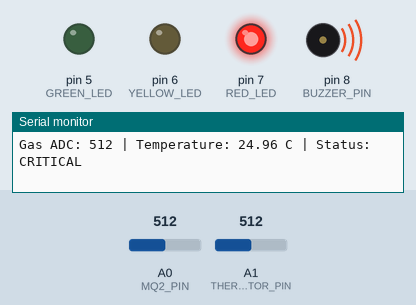
The sketch below on a simulated Arduino Uno, built with avr-gcc and run on an emulated ATmega328P. Parts: output pins drawn as LEDs (lit = HIGH), buzzer (waves = sounding), the last lines printed to the serial monitor. The inputs (shaded band) are chosen by the test bench; at power-on: A0 (MQ2_PIN) = 512, A1 (THERMISTOR_PIN) = 512.

Above: at 1.8 s.
1.9 s: A0 (MQ2_PIN) set to 457
3.4 s: A0 (MQ2_PIN) set to 433
At 4.5 s:
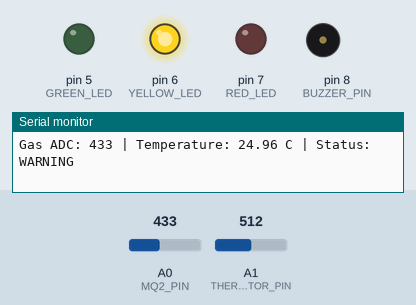
5.0 s: A1 (THERMISTOR_PIN) set to 319
6.5 s: A1 (THERMISTOR_PIN) set to 302
At 6.8 s:
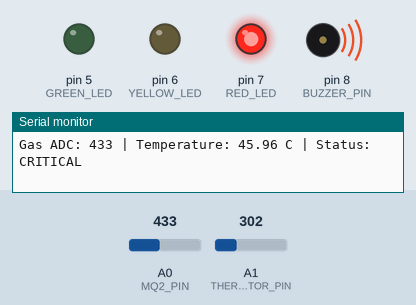
8.0 s: A1 (THERMISTOR_PIN) set to 511
At 9.2 s:
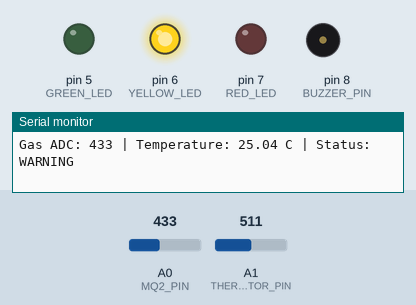
9.5 s: A1 (THERMISTOR_PIN) set to 306
At 10.3 s:
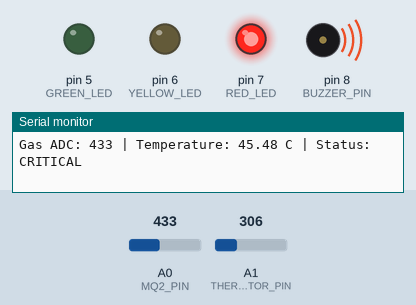
Timing chart, 0 to 12.0 s (numbered marks = the images above; inputs shaded):
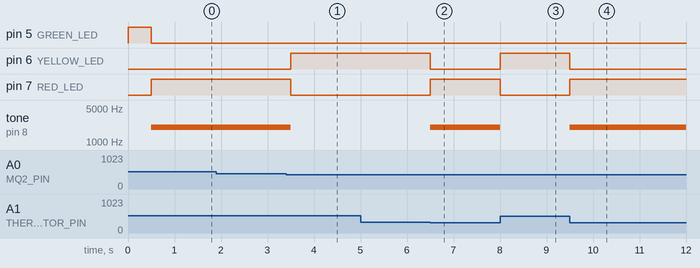

Measured:
- the behaviour switches between 450 and 449 on A0 (MQ2_PIN) (found by bisection; images 0 and 1)
- the behaviour switches between 311 and 310 on A1 (THERMISTOR_PIN) (found by bisection; images 1 and 2)
- after the input at 3.4 s, pin 6 (YELLOW_LED): LOW → HIGH after 0.10 s; pin 7 (RED_LED): HIGH → LOW after 0.10 s; tone on pin 8 (BUZZER_PIN): 2000 Hz → silent after 0.10 s
- after the input at 6.5 s, pin 6 (YELLOW_LED): HIGH → LOW at once; pin 7 (RED_LED): LOW → HIGH at once; tone on pin 8 (BUZZER_PIN): silent → 2000 Hz at once
- after the input at 8.0 s, pin 6 (YELLOW_LED): LOW → HIGH at once; pin 7 (RED_LED): HIGH → LOW at once; tone on pin 8 (BUZZER_PIN): 2000 Hz → silent at once
- after the input at 9.5 s, pin 6 (YELLOW_LED): HIGH → LOW at once; pin 7 (RED_LED): LOW → HIGH at once; tone on pin 8 (BUZZER_PIN): silent → 2000 Hz at once

The sketch:

Safer_campus_environment_monitor.ino
```cpp
// 1. PIN CONFIGURATION
const byte MQ2_PIN = A0;
const byte THERMISTOR_PIN = A1;
const byte GREEN_LED = 5;
const byte YELLOW_LED = 6;
const byte RED_LED = 7;
const byte BUZZER_PIN = 8;

// 2. SENSOR CONFIGURATION
const float SERIES_RESISTOR = 10000.0;
const float NOMINAL_RESISTANCE = 10000.0;
const float NOMINAL_TEMPERATURE = 25.0;
const float BETA_VALUE = 3950.0;

// 3. THRESHOLD CONFIGURATION
const int GAS_WARNING = 300;
const int GAS_CRITICAL = 450;
const float TEMP_WARNING = 35.0;
const float TEMP_CRITICAL = 45.0;

// 4. SYSTEM VARIABLES
int gasValue = 0;
float temperature = 0.0;
enum EnvironmentState {
  NORMAL,
  WARNING,
  CRITICAL
};

EnvironmentState currentState = NORMAL;

// 5. TIMING
unsigned long previousReadTime = 0;
const unsigned long SENSOR_INTERVAL = 500;

// 6. TEMPERATURE CALCULATION
float readTemperature() {
  int adcValue = analogRead(THERMISTOR_PIN);

  if (adcValue <= 0 || adcValue >= 1023) {
    return -999.0;
  }

  float resistance =
    SERIES_RESISTOR *
    ((float)adcValue / (1023.0 - adcValue));

  float steinhart =
    resistance / NOMINAL_RESISTANCE;

  steinhart = log(steinhart);

  steinhart /= BETA_VALUE;

  steinhart +=
    1.0 / (NOMINAL_TEMPERATURE + 273.15);

  steinhart = 1.0 / steinhart;

  return steinhart - 273.15;
}

// 7. SENSOR READING
void readSensors() {
  gasValue = analogRead(MQ2_PIN);
  temperature = readTemperature();

}

// 8. ENVIRONMENT EVALUATION
void evaluateEnvironment() {
  if (temperature == -999.0) {

    currentState = CRITICAL;
    return;
  }

  if (gasValue >= GAS_CRITICAL ||
      temperature >= TEMP_CRITICAL) {

    currentState = CRITICAL;
  }

  else if (gasValue >= GAS_WARNING ||
           temperature >= TEMP_WARNING) {

    currentState = WARNING;
  }

  else {

    currentState = NORMAL;
  }
}

// 10. OUTPUT CONTROL
void updateOutputs() {
  switch (currentState) {
    case NORMAL:
      setNormalIndicators();
      break;
    case WARNING:
      setWarningIndicators();
      break;
    case CRITICAL:
      setCriticalIndicators();
      break;
  }
}

// 11. NORMAL INDICATION
void setNormalIndicators() {
  digitalWrite(GREEN_LED, HIGH);
  digitalWrite(YELLOW_LED, LOW);
  digitalWrite(RED_LED, LOW);
  noTone(BUZZER_PIN);
}

// 12. WARNING INDICATION
void setWarningIndicators() {
  digitalWrite(GREEN_LED, LOW);
  digitalWrite(YELLOW_LED, HIGH);
  digitalWrite(RED_LED, LOW);
  noTone(BUZZER_PIN);
}

// 13. CRITICAL INDICATION
void setCriticalIndicators() {
  digitalWrite(GREEN_LED, LOW);
  digitalWrite(YELLOW_LED, LOW);
  digitalWrite(RED_LED, HIGH);
  tone(BUZZER_PIN, 2000);
}

// 14. SERIAL MONITOR
void displayReadings() {
  Serial.print("Gas ADC: ");
  Serial.print(gasValue);
  Serial.print(" | Temperature: ");

  if (temperature == -999.0) {
    Serial.print("Sensor Error");
  } else {
    Serial.print(temperature);
    Serial.print(" C");
  }
  Serial.print(" | Status: ");
  switch (currentState) {
    case NORMAL:
      Serial.println("NORMAL");
      break;
    case WARNING:
      Serial.println("WARNING");
      break;
    case CRITICAL:
      Serial.println("CRITICAL");
      break;
  }
}

// 15. SETUP
void setup() {

  pinMode(GREEN_LED, OUTPUT);
  pinMode(YELLOW_LED, OUTPUT);
  pinMode(RED_LED, OUTPUT);
  pinMode(BUZZER_PIN, OUTPUT);

  Serial.begin(9600);
  Serial.println("Environment Monitor Started");
  setNormalIndicators();
}

void loop() {
  if (millis() - previousReadTime >= SENSOR_INTERVAL) {
    previousReadTime = millis();
    readSensors();
    evaluateEnvironment();
    updateOutputs();
    displayReadings();
  }
}
```
